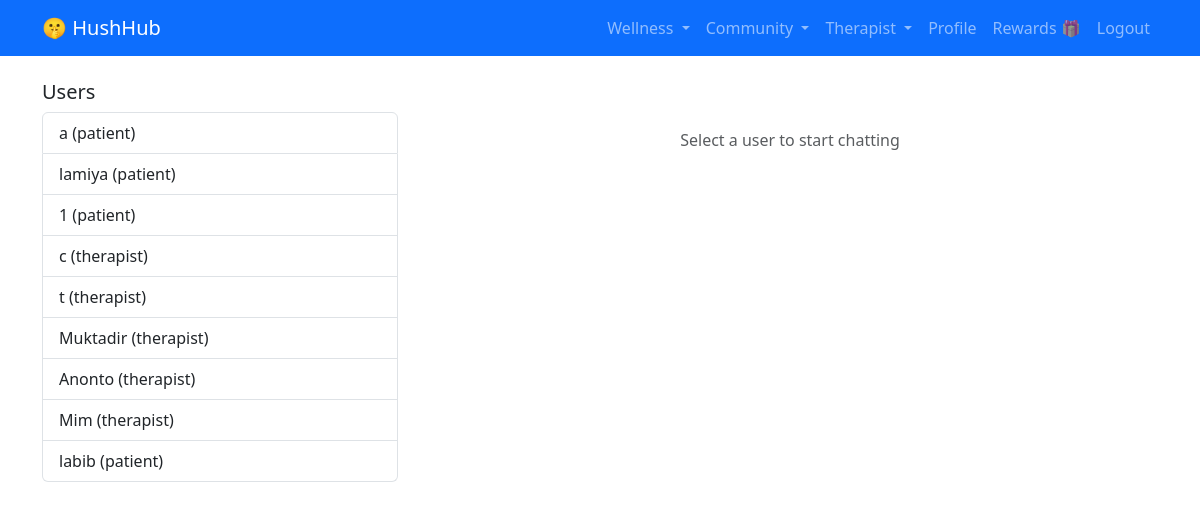
The page /community/inbox/ (signed in) on the database as committed earlier.
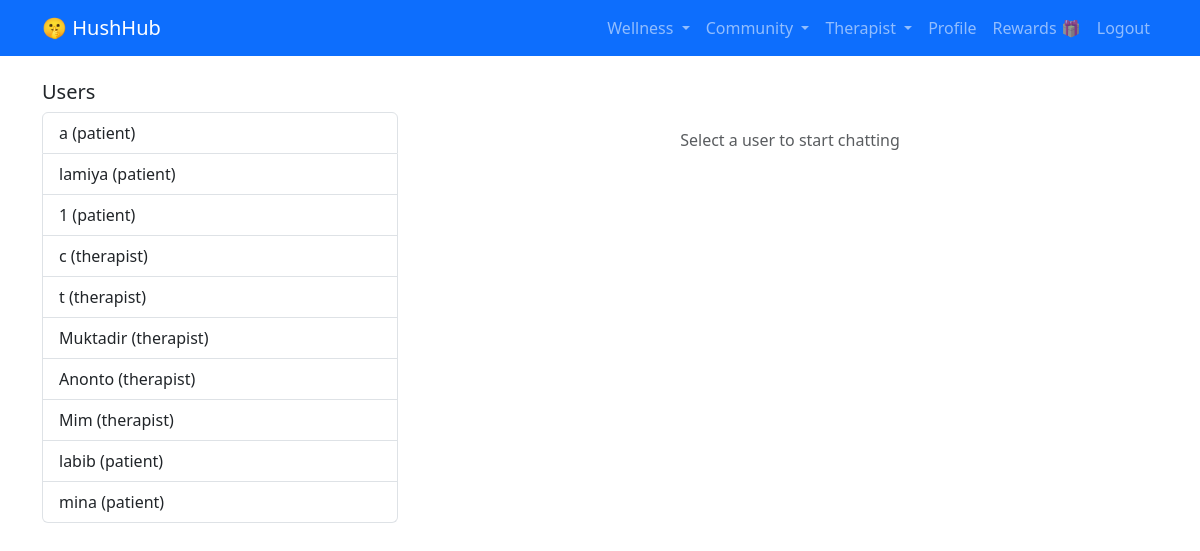
The same page on the database as committed later.
### accounts/models.py (models this page shows, shortened)
class User(AbstractUser):
    USER_TYPES = (
        ('patient', 'Patient'),
        ('therapist', 'Therapist'),
    )
    user_type = models.CharField(max_length=10, choices=USER_TYPES, default='patient')
    bio = models.TextField(blank=True)
    phone = models.CharField(max_length=15, blank=True)
    profile_picture = models.ImageField(upload_to='profiles/', blank=True, null=True)

### community/views.py (the view, shortened to what this page needs)
# urls.py: path('inbox/', views.inbox, name='inbox'),
@login_required
def inbox(request):
    users = User.objects.exclude(id=request.user.id)
    selected_user_id = request.GET.get('user')
    conversation = []
    selected_user = None
    return render(request, 'community/inbox.html', {
        'users': users,
        'conversation': conversation,
        'selected_user': selected_user
    })

### community/templates/community/inbox.html (shortened to what this page needs)
{% extends 'base.html' %}
{% block content %}
<div class="row">
    <div class="col-md-4">
        <h5>Users</h5>
        <div class="list-group">
            {% for u in users %}
                <a href="?user={{ u.id }}" class="list-group-item {% if selected_user.id == u.id %}active{% endif %}">
                    {{ u.username }} ({{ u.user_type }})
                </a>
            {% endfor %}
        </div>
    </div>
    <div class="col-md-8">
        {% if selected_user %}
            <h5>Chat with {{ selected_user.username }}</h5>
            <div class="border p-3 mb-3" style="height: 400px; overflow-y: scroll; background: #f8f9fa;">
                {% for msg in conversation %}
                    <div class="mb-2 {% if msg.sender == user %}text-end{% endif %}">
                        <div style="display: inline-block; max-width: 70%;">
                            <span class="badge {% if msg.sender == user %}bg-primary{% else %}bg-secondary{% endif %}">
                                {{ msg.sender.username }}
                            </span>
                            <div class="p-2 rounded {% if msg.sender == user %}bg-primary text-white{% else %}bg-white{% endif %}" style="margin-top: 5px;">
                                {{ msg.content }}
                            </div>
                            <small class="text-muted">{{ msg.created_at|date:"M d, h:i A" }}</small>
                        </div>
                    </div>
                {% endfor %}
            </div>
            <form method="post">
                {% csrf_token %}
                <input type="hidden" name="receiver_id" value="{{ selected_user.id }}">
                <div class="input-group">
                    <input type="text" name="content" class="form-control" placeholder="Type message..." required>
                    <button class="btn btn-primary" type="submit">Send</button>
                </div>
            </form>
        {% else %}
            <div class="text-center mt-5">
                <p class="text-muted">Select a user to start chatting</p>
            </div>
        {% endif %}
    </div>
</div>
{% endblock %}

Rows that differ between the two databases and show on the page:
added User: username "mina", user_type "patient"
